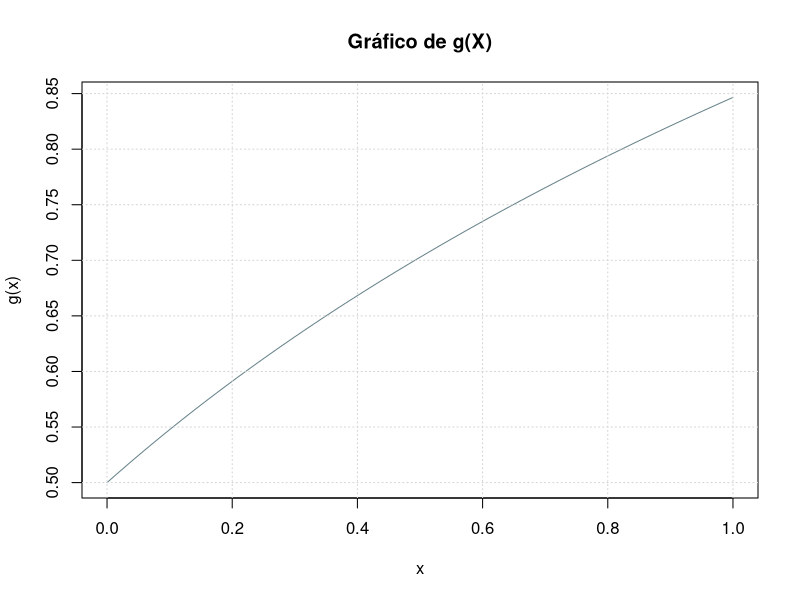
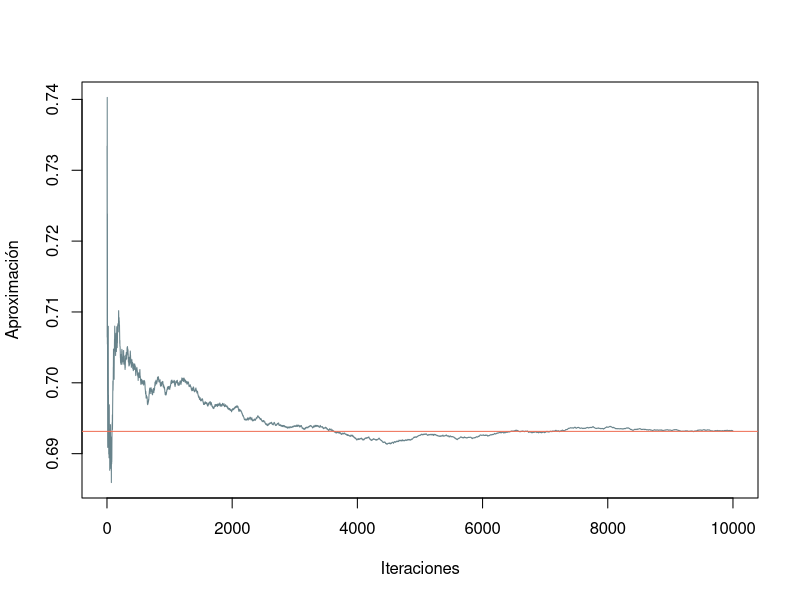
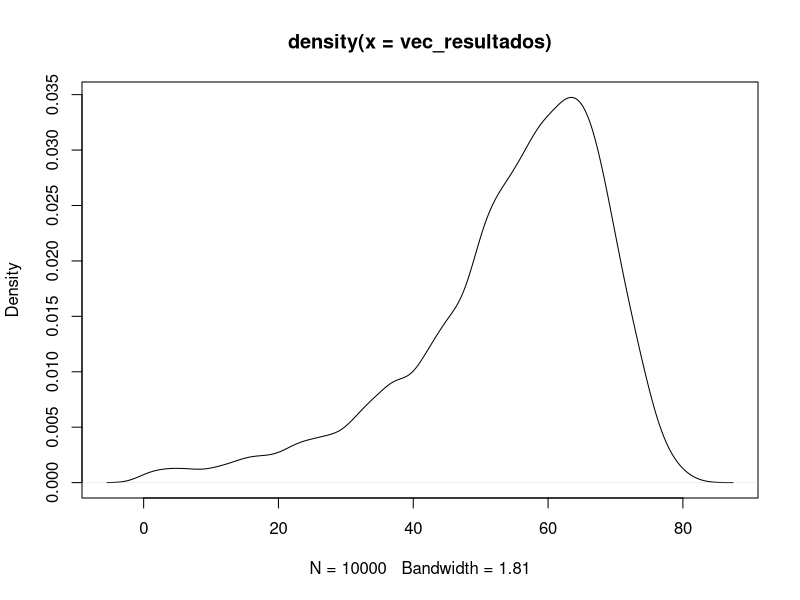
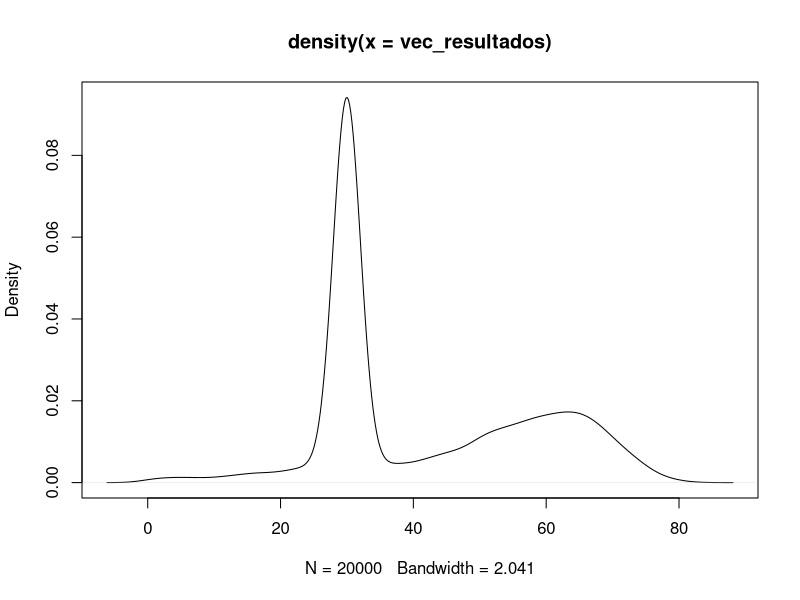
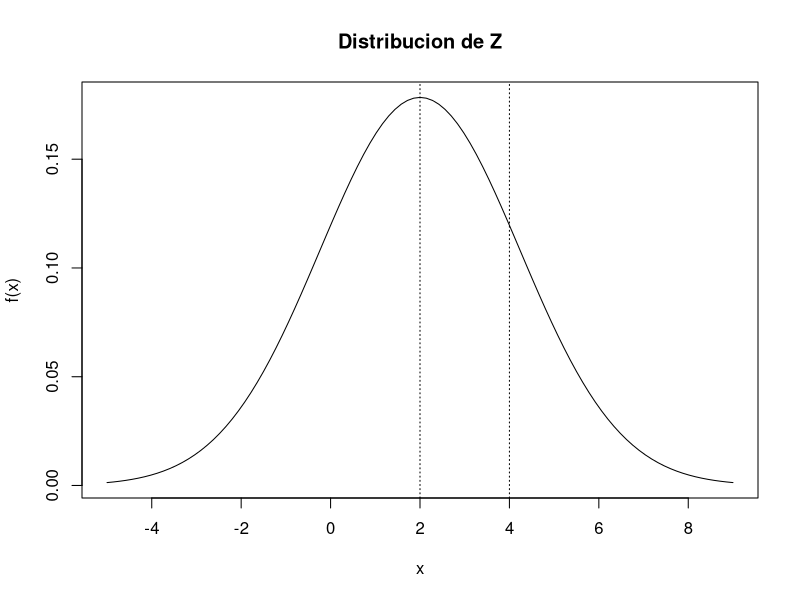
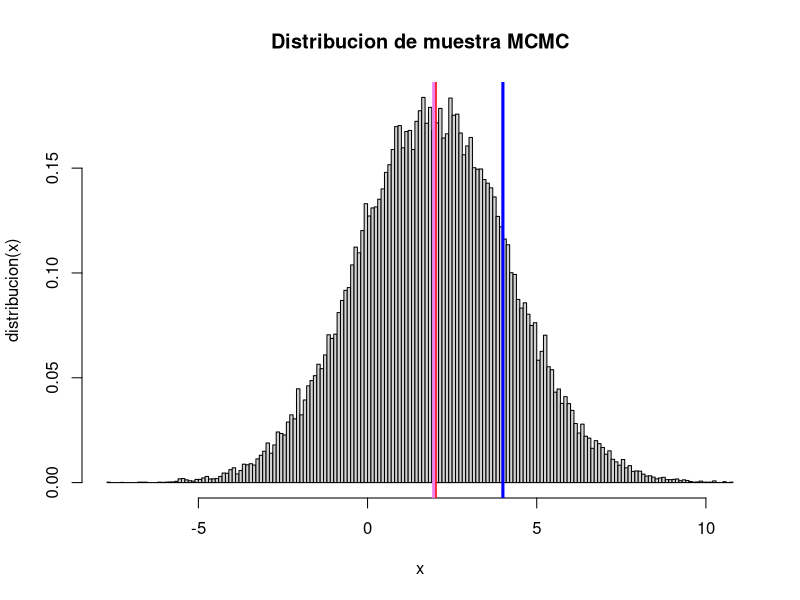
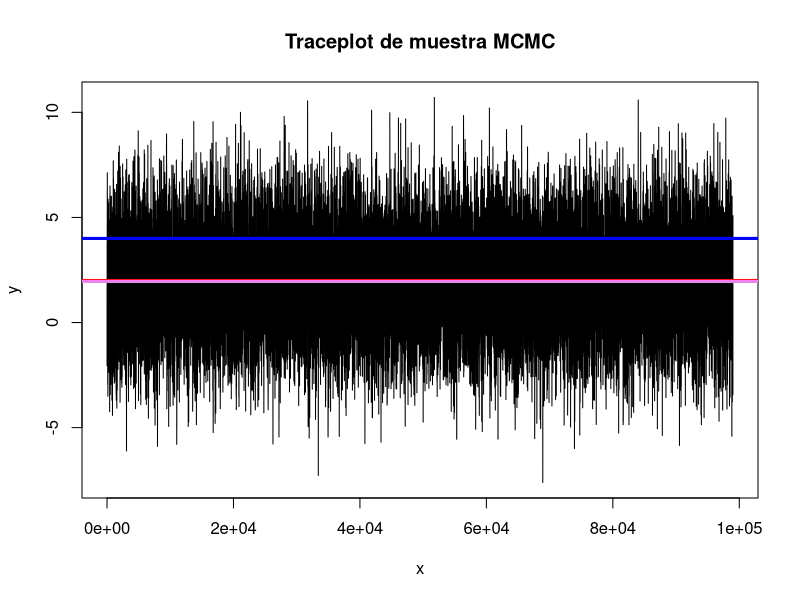
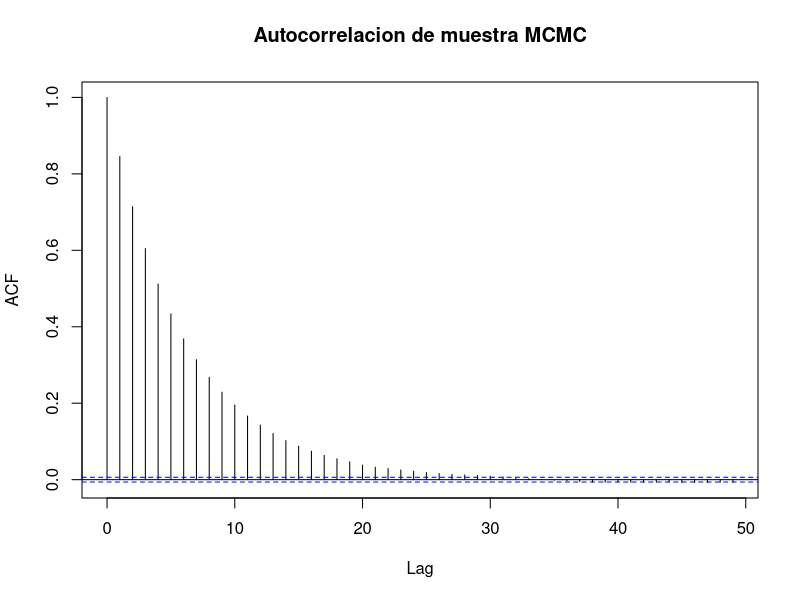

R code for these plots, in order:
## ---- chunk 1
knitr::opts_chunk$set(echo = TRUE)
## ---- chunk 2
library(numDeriv)
library(readxl)
library(ggplot2)
## ---- chunk 3

set.seed(147) # definimos una semilla
n <-10^4 # tamaño de la muestra
U <-runif(n) # genera un vector con distribución uniforme

g <-Vectorize(function(x) (log(x + 1)/2) + (1/2) ) # construimos la función g 

curve(g,0,1,col="lightblue4",lwd=1,main="Gráfico de g(X)")
grid()  

Y <- g(U) #genera el vector para cada observación
acumulado<-cumsum(Y)/(1:n)
plot(1:n,acumulado,col="lightblue4",type="l",ylab="Aproximación",xlab="Iteraciones")
abline(h=integrate(g,0,1)$value,col="coral2",lwd=1)

P_est1=mean(Y)

e1 <-(abs(P_est1-log(2)))
## ---- chunk 4
e1
## ---- chunk 5
pnorm(6,mean = 0.5,sd = (0.5^(1/2)),lower.tail = F)
## ---- chunk 6

n <-10^4 # Tamaño de la muestra
A <-rexp(n) + 6

g <-Vectorize(function(x) ((1/pi) * exp(-(x-0.5)^2)/(exp(-x+6))))

Y2<-g(A)

M<-matrix(c(mean(Y2),pnorm(6,mean = 0.5,sd = (0.5^(1/2)), lower.tail = F),
            abs(mean(Y2)-pnorm(6,mean = 0.5,sd = (0.5^(1/2)), lower.tail = F)),
            sqrt(var(Y2)/sqrt(10^4))),ncol=4, byrow=TRUE)

colnames(M) <- c("Estimacion", "Valor Real","Error Absoluto","Error Estandar")

M

## ---- chunk 7
tabla_vida_original <- read_excel("tabla.xls")

#filtrando por año de nacimiento y edad
tabla_vida <- tabla_vida_original[(tabla_vida_original$ynac == 1994) & 
                                    (tabla_vida_original$sex == 1),] 
## ---- chunk 8
set.seed(2024)
iteraciones <- 10^4
vec_qx <- tabla_vida$qx[25:length(tabla_vida$qx)]
n <- length(vec_qx)
vec_resultados<-rep(0,iteraciones)

for(i in c(1:iteraciones)){
  U<-runif(n)
  t <- 1
  cont <- 1
  while(t == 1){
    if(U[cont]>vec_qx[cont]) #Aqui se decide si la persona sobrevive o muere
      {cont<-cont+1
    }else{
      t<-0
      }
  }
  vec_resultados[i]<-cont-1
}
## ---- chunk 9
plot(density(vec_resultados))
## ---- chunk 10
for (i in 1:length(vec_resultados)){
  if(vec_resultados[i] < (60-30)){
    vec_resultados <- c(vec_resultados, vec_resultados[i])
  }
  if(vec_resultados[i] >= 30){
    vec_resultados <- c(vec_resultados, 30)
  }
}

## ---- chunk 11
plot(density(vec_resultados))
## ---- chunk 12
mu <- 4
sigma <- 4

mu_z <- 4-(4/2)
sigma_z <- 4+(4/4) #En realidad es sigma^2

fPI = function(x)
{
  fx = exp( -((x - mu_z)^2/(2*(sigma_z))))/(sqrt(2*pi*sigma_z))
  return(fx)
}
## ---- chunk 13
curve(fPI(x), from=-5,to=9, main="Distribucion de Z",xlab="x",ylab="f(x)")
abline(v = 4, lty = 3) #Media de x1
abline(v = 2, lty = 3) #Media de x2
## ---- chunk 14
#Usaremos dist cauchy para el proceso de markov
fpK = function(x,y){
  pK = dcauchy(y,location = x) #x es el centro del pico de la distribución.
  return(pK)
}

#Aplicando el algoritmo
N = 10^5 # Número de Iteraciones
L = 1000 # periodo quemado (burn in)

MCMC = matrix(data = 0, nrow = N, ncol = 12)
colnames(MCMC) =
  c("x","y","PIx","PIy","Kxy","Kyx","Rxy","Ryx","Mxy","Myx","Fxy","Salto")
# 1. Inicial con un valor arbitrario de x del dominio de distribución
x = runif(1,-50,50)

for (i in 1:N){
  # 2. Generamos la propuesta con una distribucion arbitraria
  y = rcauchy(1,location = x) #Valor aleatorio según X
  
  #3. Tasa de Aceptación
  PIx = fPI(x)
  PIy = fPI(y)
  Kxy = fpK(x,y)
  Kyx = fpK(y,x)
  Rxy = (PIy*Kyx) / (PIx*Kxy)
  Ryx = (PIx*Kxy) / (PIy*Kyx)
  # Matriz estocástica de los estados de la distribución estacionaria
  if (x!=y){
    Mxy = Kxy*min(1,Rxy)
    Myx = Kyx*min(1,Ryx)
  }
  else
  { Mxy = -1
  Myx = -1
  }
  
  #4. Criterio de Aceptacion o Rechazo
  #Probabilidad de aceptación,runif(1)
  Fxy = runif(1)
  MCMC[i,] = c(x,y,PIx,PIy,Kxy,Kyx,Rxy,Ryx,Mxy,Myx,Fxy,0)
  if (Fxy < Rxy)
  {x = y
  lsalto = 1
  }
  else
  { lsalto = 0
  }
  MCMC[i,12] = lsalto
}
mcmc = MCMC[(L+1):N,"x"]
## ---- chunk 15
media=mean(mcmc)

hist(mcmc,
freq = FALSE,
main = "Distribucion de muestra MCMC",
xlab = "x",
ylab = "distribucion(x)",
breaks = 200)
abline(v=mu, col='blue', lwd=3)      #Media de X1
abline(v=mu/2, col='red', lwd=3)     #Media de X2
abline(v=media, col='violet', lwd=3) #Media de Z
## ---- chunk 16
#Traceplot
plot(mcmc,type="l",xlab = "x", ylab = "y", main = "Traceplot de muestra MCMC")
abline(h=mu, col='blue', lwd=3)      #Media de X1
abline(h=mu/2, col='red', lwd=3)     #Media de X2
abline(h=media, col='violet', lwd=3) #Media de Z
## ---- chunk 17
#Grafico de Autocorrelación
acf(mcmc,main = "Autocorrelacion de muestra MCMC")
## ---- chunk 18
#Grafico convergencia de la media
m=N-L
acumulado<-cumsum(mcmc)/(1:m)
plot(1:m,acumulado,col="blue",type="l",ylab="promedio",xlab="Iteraciones")
## ---- chunk 19
cat("Tasa de aceptación \n",
    "NumeroSaltos/TotalIteraciones :" , mean(MCMC[,"Salto"]) ,"\n")
## ---- chunk 20

